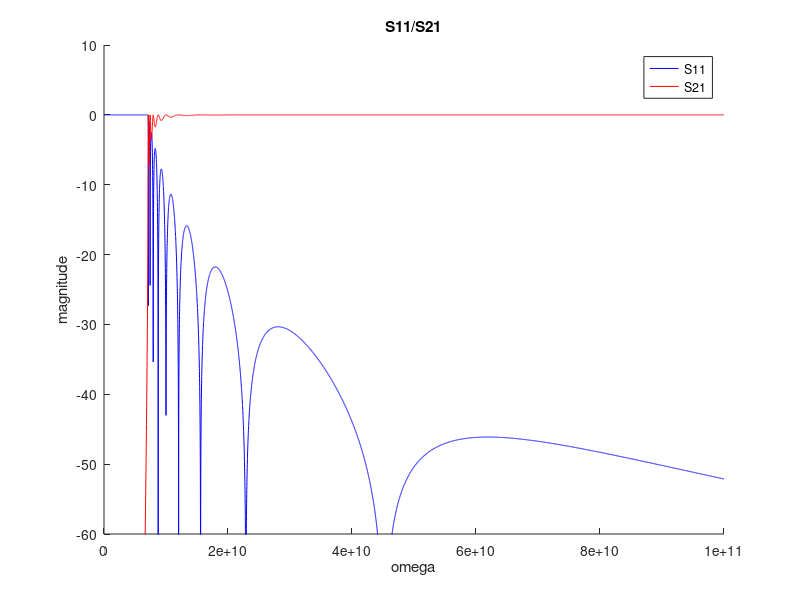
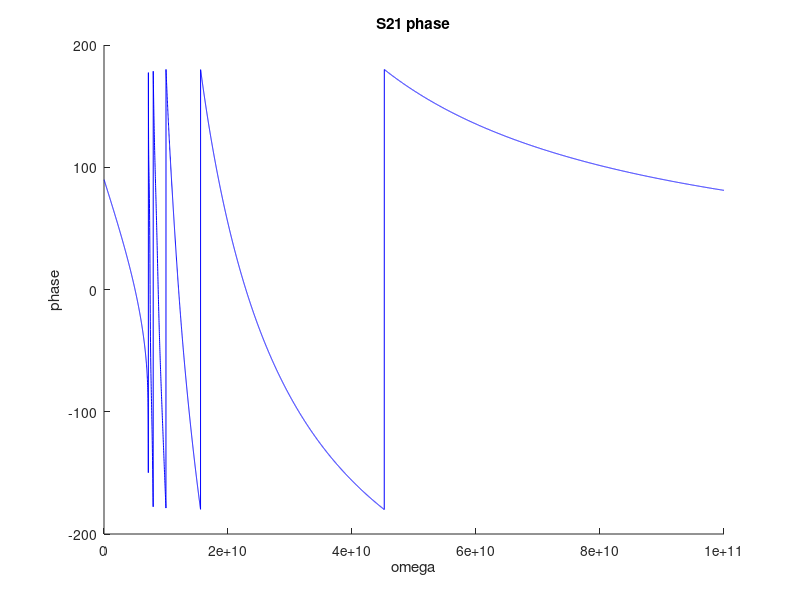
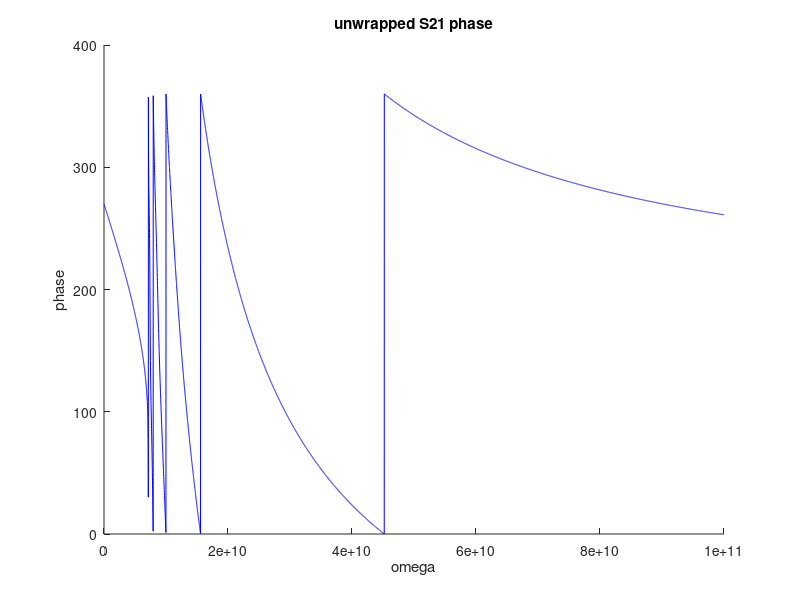
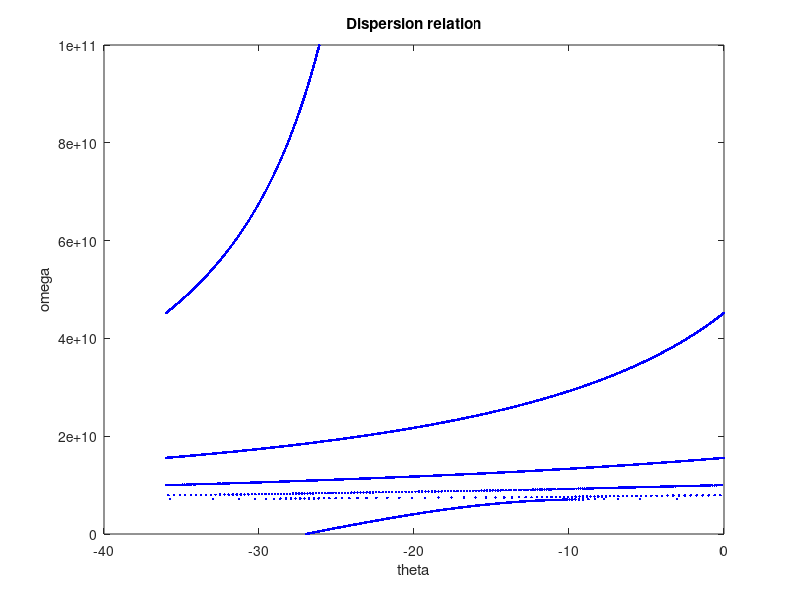

Write MATLAB code to recreate these figures, in order.
%%周期 对称 无耗 PLH的特性

%初始化
clear
clc
close all

LL = 2.5 * 1e-9; %右手单位长度电感
CL = 1e-12; %右手单位长度电感

Omega = 1e11;
omega = 0:Omega / 10000:Omega; %扫频范围

p = 3.75e-4; %网格间距
N = 10; %单元个数
L = p * N; %网格长度

Z = 1 ./ (1i * 2 * omega * CL);
Y = 1 ./ (1i * omega * LL);

Zc = sqrt(Z ./ Y);

A = zeros(2, 2, length(omega)); %单元传输矩阵
AN = zeros(2, 2, length(omega)); %总传输矩阵
SN = zeros(2, 2, length(omega)); %散射矩阵

for i = 1:length(omega)
    A(:, :, i) = [1 Z(i) / 2; 0 1] * [1 0; Y(i) 1] * [1 Z(i) / 2; 0 1];
    AN(:, :, i) = A(:, :, i) ^ N;
    SN(:, :, i) = 1 / (AN(1, 1, i) + AN(1, 2, i) / Zc(i) + AN(2, 1, i) * Zc(i) + AN(2, 2, i)) * ...
        [
     AN(1, 1, i) + AN(1, 2, i) / Zc(i) - AN(2, 1, i) * Zc(i) - AN(2, 2, i), 2 * (AN(1, 1, i) * AN(2, 2, i) - AN(1, 2, i) * AN(2, 1, i));
     2, -AN(1, 1, i) + AN(1, 2, i) / Zc(i) - AN(2, 1, i) * Zc(i) + AN(2, 2, i)
     ];
end

S11 = squeeze(SN(1, 1, :));
S21 = squeeze(SN(2, 1, :));

%%fig3.20(a)
h1 = figure;
hold on
S11_dB = 20 * log10(abs(S11));
S21_dB = 20 * log10(abs(S21));
plot(omega, S11_dB, '-', 'Color', 'b')
plot(omega, S21_dB, '-', 'Color', 'r')
ylim([-60 10])
xlabel('omega')
ylabel('magnitude')
title('S11/S21')
legend('S11', 'S21')

%%fig3.20(b)
h2 = figure;
hold on
S11_phi = angle(S11) .* 180 / pi;
S21_phi = angle(S21) .* 180 / pi;
plot(omega, S21_phi, '-', 'Color', 'b')
xlabel('omega')
ylabel('phase')
title('S21 phase')

%%fig3.20(c)
h3 = figure;
hold on
unwrappedS21_phi = unwrap(S21_phi, -360);
unwrappedS21_phi = unwrappedS21_phi - min(unwrappedS21_phi);
plot(omega, unwrappedS21_phi, '-', 'Color', 'b')
xlabel('omega')
ylabel('phase')
title('unwrapped S21 phase')

%%fig3.20(d)
beta = -unwrappedS21_phi / L; %相位常数
alpha = -log(abs(S21)) / L; %衰减常数
theta = beta * p; %电长度

h4 = figure;
plot(theta, omega, '.', 'color', 'b')
xlabel('theta')
ylabel('omega')
title('Dispersion relation')
